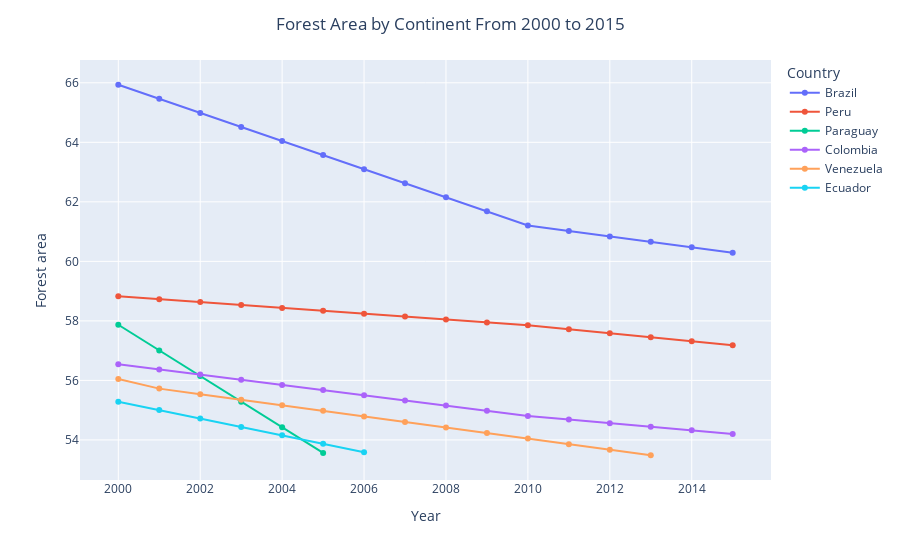

The cell this chart's notebook holds for it:
### Markdown cell above
##### Forest Area by South America Countries From 2000 to 2015

### Code cell
continent_filter='South America'
df_filtered_country = df[df['Continent'] == continent_filter].sort_values(by='Forest area', ascending=False).reset_index()

grouped_continent = df.groupby(['Continent','Year'])['Forest area'].mean().reset_index()
fig = px.line(df_filtered_country.iloc[0:75], x='Year', y='Forest area', color='Country', markers=True)
fig.update_layout(title_text=f'Forest Area by Continent From 2000 to 2015', title_x=0.5) 
fig.show()

### Figure 1 — Plotly figure (JSON) as saved in the notebook; plotly's stock layout.template omitted (floating-point values rounded to 4 significant figures)
{"data": [{"hovertemplate": "Country=Brazil<br>Year=%{x}<br>Forest area=%{y}<extra></extra>", "legendgroup": "Brazil", "line": {"color": "#636efa", "dash": "solid"}, "marker": {"symbol": "circle"}, "mode": "lines+markers", "name": "Brazil", "orientation": "v", "showlegend": true, "type": "scatter", "x": [2000, 2001, 2002, 2003, 2004, 2005, 2006, 2007, 2008, 2009, 2010, 2011, 2012, 2013, 2014, 2015], "xaxis": "x", "y": [65.93, 65.46, 64.99, 64.52, 64.04, 63.57, 63.1, 62.63, 62.15, 61.68, 61.21, 61.02, 60.84, 60.66, 60.47, 60.29], "yaxis": "y"}, {"hovertemplate": "Country=Peru<br>Year=%{x}<br>Forest area=%{y}<extra></extra>", "legendgroup": "Peru", "line": {"color": "#EF553B", "dash": "solid"}, "marker": {"symbol": "circle"}, "mode": "lines+markers", "name": "Peru", "orientation": "v", "showlegend": true, "type": "scatter", "x": [2000, 2001, 2002, 2003, 2004, 2005, 2006, 2007, 2008, 2009, 2010, 2011, 2012, 2013, 2014, 2015], "xaxis": "x", "y": [58.83, 58.73, 58.63, 58.53, 58.44, 58.34, 58.24, 58.14, 58.05, 57.95, 57.85, 57.72, 57.58, 57.45, 57.32, 57.18], "yaxis": "y"}, {"hovertemplate": "Country=Paraguay<br>Year=%{x}<br>Forest area=%{y}<extra></extra>", "legendgroup": "Paraguay", "line": {"color": "#00cc96", "dash": "solid"}, "marker": {"symbol": "circle"}, "mode": "lines+markers", "name": "Paraguay", "orientation": "v", "showlegend": true, "type": "scatter", "x": [2000, 2001, 2002, 2003, 2004, 2005], "xaxis": "x", "y": [57.87, 57.01, 56.15, 55.29, 54.43, 53.56], "yaxis": "y"}, {"hovertemplate": "Country=Colombia<br>Year=%{x}<br>Forest area=%{y}<extra></extra>", "legendgroup": "Colombia", "line": {"color": "#ab63fa", "dash": "solid"}, "marker": {"symbol": "circle"}, "mode": "lines+markers", "name": "Colombia", "orientation": "v", "showlegend": true, "type": "scatter", "x": [2000, 2001, 2002, 2003, 2004, 2005, 2006, 2007, 2008, 2009, 2010, 2011, 2012, 2013, 2014, 2015], "xaxis": "x", "y": [56.54, 56.37, 56.2, 56.02, 55.85, 55.68, 55.5, 55.33, 55.15, 54.98, 54.81, 54.69, 54.56, 54.44, 54.32, 54.2], "yaxis": "y"}, {"hovertemplate": "Country=Venezuela<br>Year=%{x}<br>Forest area=%{y}<extra></extra>", "legendgroup": "Venezuela", "line": {"color": "#FFA15A", "dash": "solid"}, "marker": {"symbol": "circle"}, "mode": "lines+markers", "name": "Venezuela", "orientation": "v", "showlegend": true, "type": "scatter", "x": [2000, 2001, 2002, 2003, 2004, 2005, 2006, 2007, 2008, 2009, 2010, 2011, 2012, 2013], "xaxis": "x", "y": [56.05, 55.72, 55.54, 55.35, 55.16, 54.98, 54.79, 54.6, 54.42, 54.23, 54.04, 53.86, 53.67, 53.48], "yaxis": "y"}, {"hovertemplate": "Country=Ecuador<br>Year=%{x}<br>Forest area=%{y}<extra></extra>", "legendgroup": "Ecuador", "line": {"color": "#19d3f3", "dash": "solid"}, "marker": {"symbol": "circle"}, "mode": "lines+markers", "name": "Ecuador", "orientation": "v", "showlegend": true, "type": "scatter", "x": [2000, 2001, 2002, 2003, 2004, 2005, 2006], "xaxis": "x", "y": [55.28, 55.0, 54.72, 54.44, 54.15, 53.87, 53.59], "yaxis": "y"}], "layout": {"legend": {"title": {"text": "Country"}, "tracegroupgap": 0}, "margin": {"t": 60}, "title": {"text": "Forest Area by Continent From 2000 to 2015", "x": 0.5}, "xaxis": {"anchor": "y", "domain": [0, 1], "title": {"text": "Year"}}, "yaxis": {"anchor": "x", "domain": [0, 1], "title": {"text": "Forest area"}}}}
